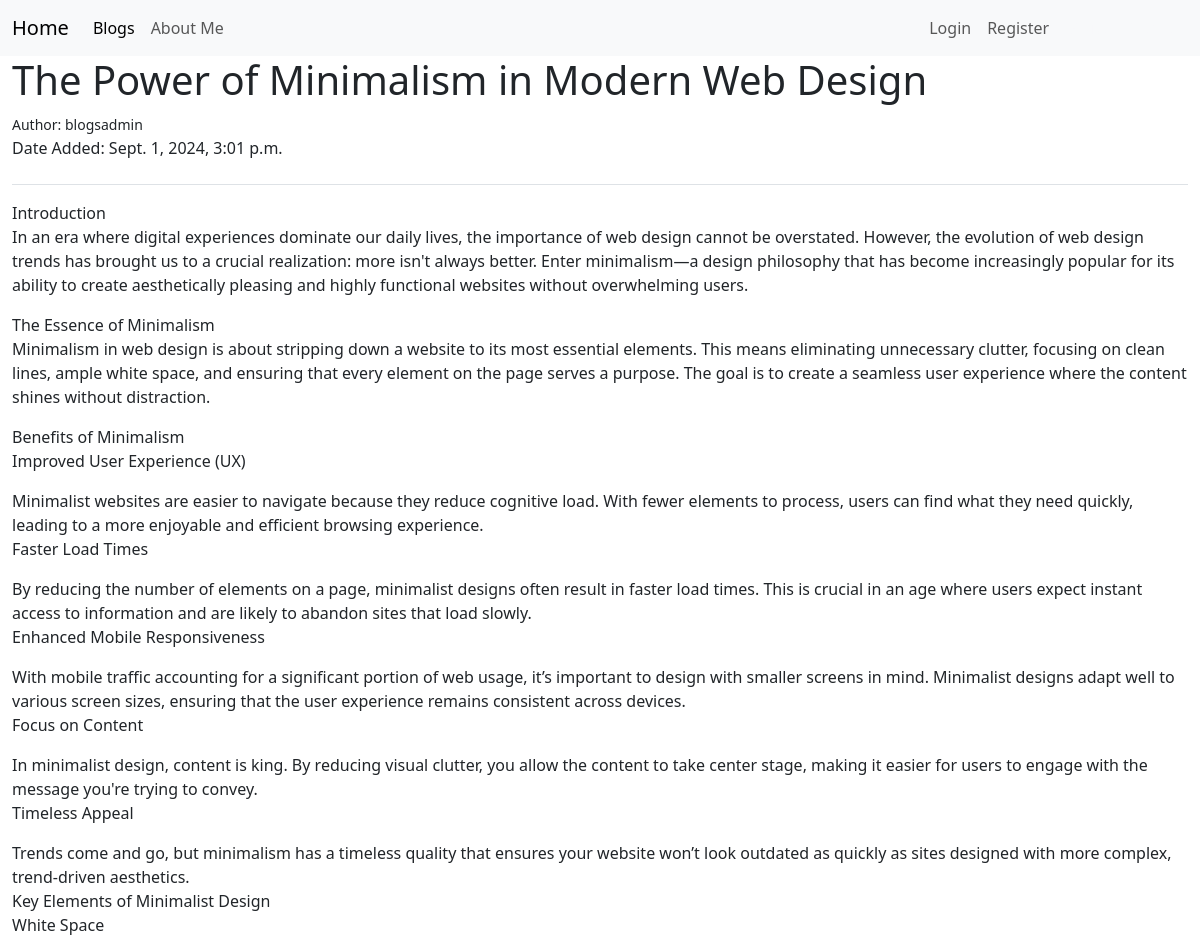
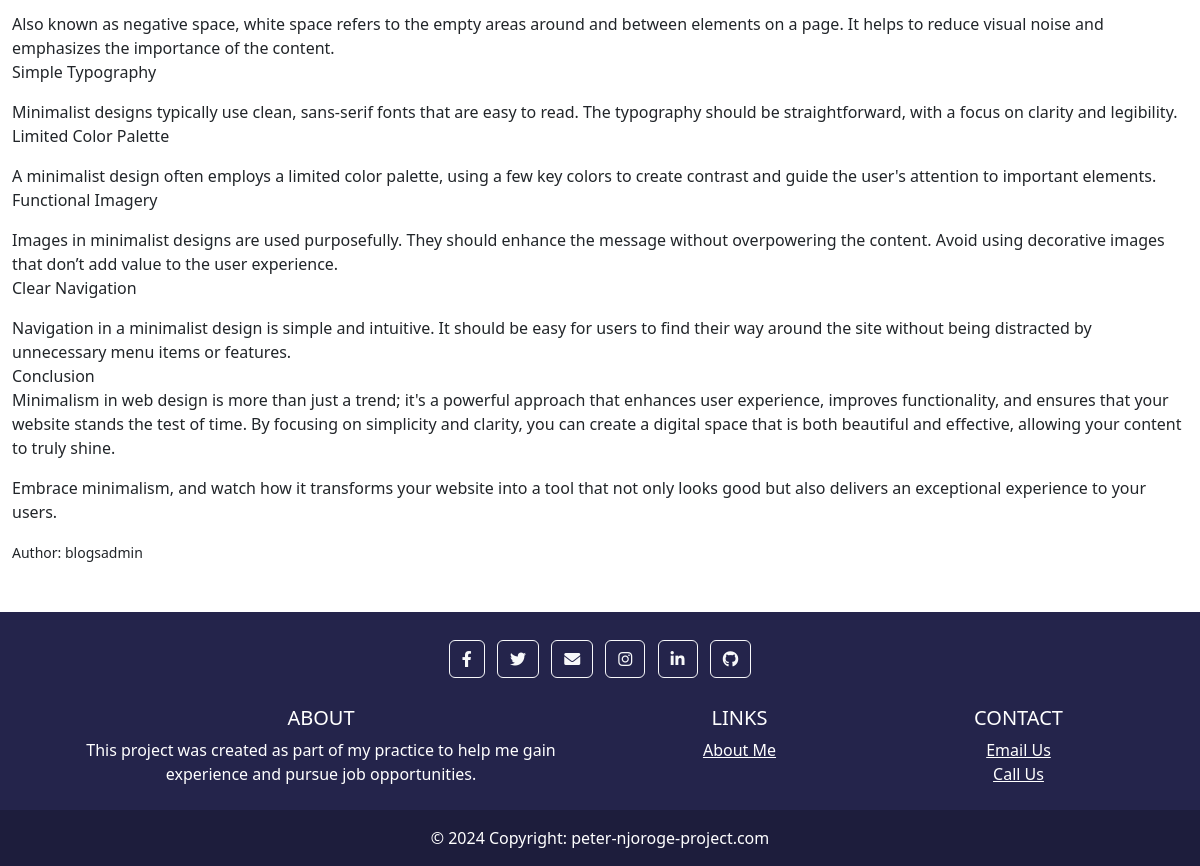
The app's page /blog-view/1 with its own data (2 pictures, top to bottom).
### blogs/models.py (models this page shows, shortened)
class BlogPost(models.Model):
    title = models.CharField(max_length=200)
    text = models.TextField()
    date_added = models.DateTimeField(auto_now_add=True)
    owner = models.ForeignKey(User, on_delete=models.CASCADE)

### blogs/views.py (the view)
# urls.py: path('blog-view/<int:title_id>', views.blogpost, name="blogpost"),
def blogpost(request, title_id):
    blogpost = get_object_or_404(BlogPost, id=title_id)
    logged_user = request.user
    context = {'blogpost': blogpost, 'logged_user': logged_user}
    return render(request, 'blogs/blogpost.html', context)

### blogs/templates/blogs/blogpost.html (shortened to what this page needs)
{% extends "blogs/base.html" %}
    {% block page_header %}
    <div class="card-header">
        <h1>{{ blogpost.title }}</h1>
        <small>Author: {{ blogpost.owner }}</small>
        <p>Date Added: {{ blogpost.date_added }}</p>
    </div>
    {% endblock page_header %}
    {% block content %}
    <div class="card-body">
        <p>{{ blogpost.text|linebreaks }}</p>
    </div>
    <div class="card-footer">
        <small>Author: {{ blogpost.owner }}</small>
    </div>
  </div>
  {%endblock content %}

### blogs/templates/blogs/base.html (style rules this page uses)
html, body { height: 100%; margin: 0; }
body { display: flex; flex-direction: column; }

### records on screen
BlogPost: title "The Power of Minimalism in Modern Web Design", owner "blogsadmin", date_added "Sept. 1, 2024, 3:01 p.m.", text "Introduction In an era where digital experiences dominate our daily lives, the importance of web design cannot be overstated. However, the evolution of web design trends has brought us to a crucial realization: more isn't always better. Enter minimalism—a design philosophy that has become increasingly popular for its ability to create aesthetically pleasing and highly functional websites without overwhelming users. The Essence of Minimalism Minimalism in web design is about stripping down a website to its most essential elements. This means eliminating unnecessary clutter, focusing on clean lines, ample white space, and ensuring that every element on the page serves a purpose. The goal is…"
